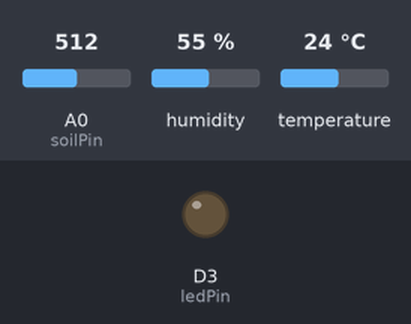
The sketch below on a simulated ESP8266 (NodeMCU). On the bench: output pins drawn as LEDs (lit = HIGH). The inputs (shaded band) are chosen by the test bench; at power-on: A0 (soilPin) = 512, humidity 55 %, temperature 24 °C. WiFi joins after 1.5 s; servers stay silent unless stated; uploads are accepted with an empty reply; random numbers use the default seed unless the sketch sets one; what the sketch prints to the serial monitor is not drawn.

Above: at 3.3 s.
At 5.25 s:
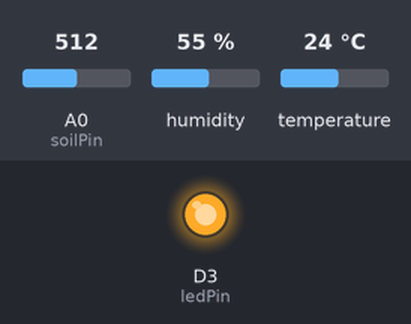
Timing chart, 0 to 8.5 s (numbered marks = the images above):
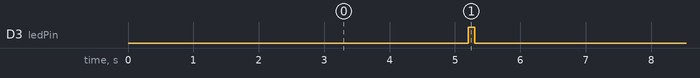

The sketch:

ConnectServer.ino
```cpp
#include <ESP8266WiFi.h>
#include <ESP8266HTTPClient.h>
#include <WiFiClient.h>
#include "DHT.h"

DHT dht(D4, DHT22);
#define soilPin A0
#define ledPin D3

const char* ssid = "Free";
const char* password = "20102001";
const char *positions[25] = {"16,17", "16,25", "18,87", "20,130", "21,88", "22,111", "23,97", "24,109", "25,54", "25,124", "26,01,", "26,97", "32,10", "32,32", "33,39", "33,44", "33,99", "34,53", "34,97", "35,30", "35,109", "36,50", "36,121", "37,05", "38,145"};


String serverName = "http://leducnhat.xyz/api/v1/user/data";

unsigned long lastTime = 0;
unsigned long timerDelay = 5000;


void setup() {
  pinMode(ledPin, OUTPUT);
  pinMode(soilPin, INPUT);
  dht.begin();
  Serial.begin(115200);
  WiFi.begin(ssid, password);
  Serial.println("Connecting");
  while (WiFi.status() != WL_CONNECTED) {
    delay(500);
    Serial.print(".");
  }
  Serial.println("");
  Serial.print("Connected to WiFi network with IP Address: ");
  Serial.println(WiFi.localIP());
  Serial.println("Timer set to 5 seconds (timerDelay variable), it will take 5 seconds before publishing the first reading.");
  digitalWrite(ledPin,0);
}

void loop() {
  int pos_i = random(25);
  int h = dht.readHumidity();
  int t = dht.readTemperature();
  int s = analogRead(soilPin);
  int sVal = map(s, 0, 1024, 100, 0);
  String temp = String(t);
  String hum = String(h);
  String soil = String(sVal);
  sendDataHTTP(temp, hum, soil, String(positions[pos_i]));
}

void sendDataHTTP(String t, String h, String s, String p) {
  if ((millis() - lastTime) > timerDelay) {
    //Check WiFi connection status
    if (WiFi.status() == WL_CONNECTED) {
      WiFiClient client;
      HTTPClient http;

      // Your Domain name with URL path or IP address with path
      http.begin(client, serverName.c_str());
      http.addHeader("Content-Type", "application/json");
      String bodystr = "{\"temperature\": \"";
      bodystr.concat(t);
      bodystr.concat("\",\"temperatureMeasure\":\"");
      bodystr.concat("CELSIUS");
      bodystr.concat("\",\"humidity\":\"");
      bodystr.concat(h);
      bodystr.concat("\",\"humidityMeasure\":\"");
      bodystr.concat("PERCENT");
      bodystr.concat("\",\"position\":\"");
      bodystr.concat(p);
      bodystr.concat("\",\"soilMoisture\":\"");
      bodystr.concat(s);
      bodystr.concat("\",\"soilMoistureMeasure\":\"");
      bodystr.concat("PERCENT");

      bodystr.concat("\"}");
      // Send HTTP GET request
      int httpResponseCode = http.POST(bodystr.c_str());

      if (httpResponseCode > 0) {
        Serial.print("HTTP Response code: ");
        Serial.println(httpResponseCode);
        String payload = http.getString();
        Serial.println(payload);
        blinkLed();
      }
      else {
        Serial.print("Error code: ");
        Serial.println(httpResponseCode);
      }
      http.end();
    }
    else {
      Serial.println("WiFi Disconnected");
    }
    lastTime = millis();
  }
}

void blinkLed() {
  digitalWrite(ledPin,1);
  delay(100);
  digitalWrite(ledPin,0);
  delay(100);
}

//#include "DHT.h"
//DHT dht(D4, DHT22);
//#define soilPin A0
//#define ledPin D3
//void setup() {
//  pinMode(ledPin, OUTPUT);
//  pinMode(soilPin, INPUT);
//  Serial.begin(115200);
//  dht.begin();
//}
//
//void loop() {
//  //  float h = dht.readHumidity();
//  //  float t = dht.readTemperature();
//  //  int s = analogRead(soilPin);
//
//  int h = dht.readHumidity();
//  int t = dht.readTemperature();
//  int s = analogRead(soilPin);
//  int sVal = map(s, 0, 1024, 0, 100);
//
//  String temp = String(t);
//  String hum = String(h);
//  String soil = String(sVal);
//
//  //  Serial.println(t);
//  //  Serial.println(h);
//  //  Serial.println(s);
//
//  Serial.println(temp);
//  Serial.println(hum);
//  Serial.println(soil);
//  Serial.println("---------------");
//  delay(200);
//}
```

Measured:
- by itself, D3 (ledPin): alternates HIGH for 0.10 s and LOW for 5.3 s
